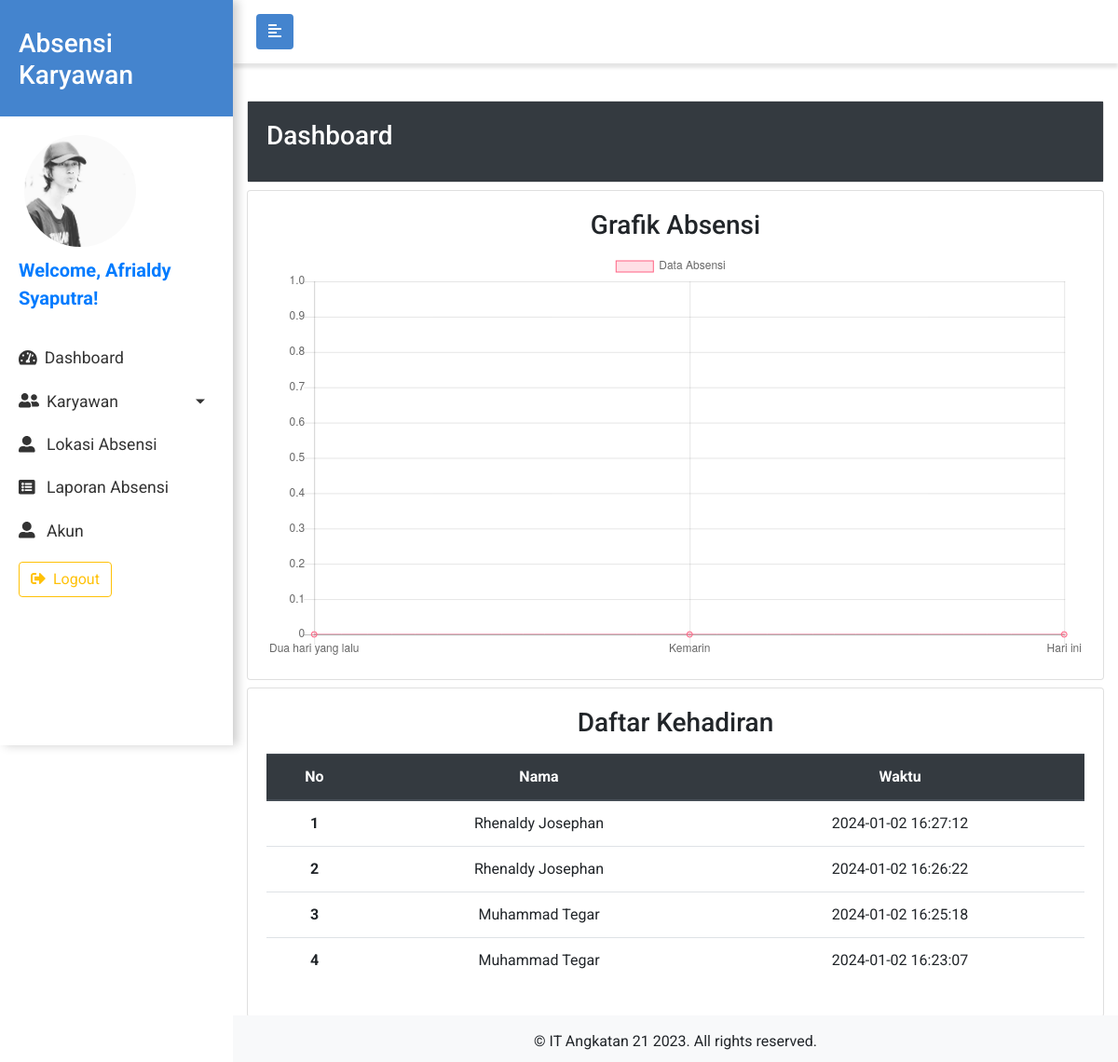
Page /admin/index.php (signed in) on the committed database.
### tables this page shows
CREATE TABLE `karyawan` (
  `id` int(11) NOT NULL,
  `username` varchar(100) NOT NULL,
  `password` varchar(200) NOT NULL,
  `account_type` int(11) NOT NULL,
  `nama` varchar(100) NOT NULL,
  `jenis_kelamin` char(1) NOT NULL,
  `no_telp` varchar(13) NOT NULL,
  `email` varchar(200) NOT NULL,
  `no_ktp` varchar(50) NOT NULL,
  `alamat` varchar(200) NOT NULL,
  `foto` varchar(100) NOT NULL,
  `id_shift` int(11) NOT NULL,
  `id_departemen` int(11) NOT NULL
);

CREATE TABLE `absensi` (
  `id` int(11) NOT NULL,
  `nama_karyawan` varchar(100) NOT NULL,
  `waktu` datetime NOT NULL,
  `lokasi` varchar(50) NOT NULL,
  `pesan` varchar(100) NOT NULL,
  `gambar` varchar(100) NOT NULL,
  `tipe_absen` int(11) NOT NULL DEFAULT 0,
  `hadir` int(11) NOT NULL DEFAULT 0
);

### admin/halaman/dashboard.php (the view)
<?php
$data = mysqli_query($koneksi, "SELECT * FROM absensi WHERE waktu >= CURDATE()");
$jumlah_absen_hari_ini = mysqli_num_rows($data);
$data = mysqli_query($koneksi, "SELECT * FROM absensi WHERE waktu >= CURDATE() - INTERVAL 1 DAY AND waktu < CURDATE()");
$jumlah_absen_kemarin = mysqli_num_rows($data);
$data = mysqli_query($koneksi, "SELECT * FROM absensi WHERE waktu >= CURDATE() - INTERVAL 2 DAY AND waktu < CURDATE() - INTERVAL 1 DAY");
$jumlah_absen_dua_hari_yang_lalu = mysqli_num_rows($data);
?>
<div class="row">
  <div class="col-12">
    <div class="card" style="width: 100%;">
      <div class="card-body bg-dark text-white">
        <h3 class="card-title">Dashboard</h3>
      </div>
    </div>
  </div>
</div>
<div class="row mt-2">
  <div class="col-12">
    <div class="card" style="width: 100%;">
      <div class="card-body">
        <h3 class="card-title text-center">Grafik Absensi</h3>
        <div style="width: 100%;margin: 0px auto;">
          <canvas id="chartAbsensi"></canvas>
        </div>
      </div>
    </div>
  </div>
</div>
<div class="row mt-2 mb-5">
  <div class="col-12">
    <div class="card" style="width: 100%;">
      <div class="card-body table-responsive">
        <h3 class="card-title text-center mb-3">Daftar Kehadiran</h3>
        <?php
        $i = 1;
        $data = mysqli_query($koneksi, "SELECT nama_karyawan, waktu FROM absensi ORDER BY waktu DESC LIMIT 10");
        ?>
        <table class="table table-hover text-center">
          <thead class="thead-dark">
            <tr>
              <th scope="col">No</th>
              <th scope="col">Nama</th>
              <th scope="col">Waktu</th>
            </tr>
          </thead>
          <tbody>
            <?php
            while ($d = mysqli_fetch_assoc($data)) :
            ?>
              <tr>
                <th scope="row"><?= $i ?></th>
                <td><?= $d["nama_karyawan"] ?></td>
                <td><?= $d["waktu"] ?></td>
              </tr>
            <?php
              $i++;
            endwhile;
            ?>
          </tbody>
        </table>
      </div>
    </div>
  </div>
</div>
<script>
  var ctx = document.getElementById("chartAbsensi").getContext('2d');
  var chartAbsensi = new Chart(ctx, {
    type: 'line',
    data: {
      labels: ["Dua hari yang lalu", "Kemarin", "Hari ini"],
      datasets: [{
        label: 'Data Absensi',
        data: [
          <?php
          echo $jumlah_absen_dua_hari_yang_lalu;
          ?>,
          <?php
          echo $jumlah_absen_kemarin;
          ?>,
          <?php
          echo $jumlah_absen_hari_ini;
          ?>
        ],
        backgroundColor: [
          'rgba(255, 99, 132, 0.2)',
          'rgba(54, 162, 235, 0.2)',
          'rgba(255, 206, 86, 0.2)'
        ],
        borderColor: [
          'rgba(255,99,132,1)',
          'rgba(54, 162, 235, 1)',
          'rgba(255, 206, 86, 1)'
        ],
        borderWidth: 1
      }]
    },
    options: {
      scales: {
        yAxes: [{
          ticks: {
            beginAtZero: true
          }
        }]
      }
    }
  });
</script>

### admin/index.php (shortened to what this page needs)
<?php
require('../koneksi.php');
if (isset($_GET["page"])) {
  $page = $_GET["page"];
} else {
  $page = "dashboard";
}
$id = $_SESSION["id"];
$nama = $_SESSION["name"];
?>
<!DOCTYPE html>
<html lang="en">
<head>
  <link href="https://stackpath.bootstrapcdn.com/font-awesome/4.7.0/css/font-awesome.min.css" rel="stylesheet">
  <link rel="stylesheet" href="https://stackpath.bootstrapcdn.com/bootstrap/4.4.1/css/bootstrap.min.css">
  <link rel="stylesheet" href="../css/style.css">
  <link rel="stylesheet" href="https://cdnjs.cloudflare.com/ajax/libs/tempusdominus-bootstrap-4/5.0.0-alpha14/css/tempusdominus-bootstrap-4.min.css" />
</head>
<body>
  <div class="wrapper">
    <nav id="sidebar">
      <div class="sidebar-header">
        <h3>Absensi Karyawan</h3>
      </div>
      <ul class="list-unstyled components">
        <?php
        $data = mysqli_query($koneksi, "SELECT foto FROM karyawan WHERE id = $id");
        $d = mysqli_fetch_assoc($data);
        ?>
        <img src="../img/uploaded_img/<?= $d["foto"] ?>" class="rounded-circle ml-3" width="120px" height="120px">
        <p class="lead text-primary font-weight-bold">Welcome, <?php echo $nama; ?>!</p>
        <li class="active">
          <a href="index.php?page=dashboard"> <i class="fas fa-tachometer-alt mr-2"></i>Dashboard</a>
        </li>
        <li class="active">
          <a href="#karyawanSubMenu" data-toggle="collapse" aria-expanded="false" class="dropdown-toggle"> <i class="fas fa-user-friends mr-2"></i>Karyawan</a>
        </li>
        <li>
          <a href="index.php?page=lokasi"><i class="fas fa-user-alt mr-2"></i> Lokasi Absensi</a>
        </li>
        <li>
          <a href="index.php?page=absensi"><i class="fas fa-list-alt mr-2"></i> Laporan Absensi</a>
        </li>
        <li>
          <a href="index.php?page=akun"><i class="fas fa-user-alt mr-2"></i> Akun</a>
        </li>
        <li class="nav-item">
          <a class="nav-link" href="../logout.php">
            <button class="btn btn-outline-warning"><i class="fas fa-sign-out-alt mr-2"></i>Logout</button>
          </a>
        </li>
      </ul>
    </nav>
    <div id="content">
      <nav class="navbar navbar-toggle navbar-expand-lg navbar-light bg-light">
        <div class="container-fluid">
          <button type="button" id="sidebarCollapse" class="btn btn-toggle">
            <i class="fas fa-align-left"></i>
          </button>
        </div>
      </nav>
      <div class="container-fluid">
        <?php
        switch ($page) {
          case "dashboard":
            include "halaman/dashboard.php";
            break;
        }
        ?>
      </div>
      <footer class="text-center py-3 bg-light">
        &copy;  IT Angkatan 21 2023. All rights reserved.
      </footer>
    </div>
  </div>
</body>
</html>

### css/style.css (style rules this page uses)
* { padding: 0; margin: 0; box-sizing: border-box; }
html { position: relative; min-height: 100%; }
body { width: 100%; height: 100%; font-family: 'Roboto', sans-serif; }
a { text-decoration: none !important; color: #333; }
.navbar { background-color: #4484ce !important; color: white; }
footer { position: absolute; left: 0; bottom: 0; height: 50px; width: 100%; overflow: hidden; }
.navbar-toggle { padding: 15px 10px; background: #fff !important; border: none; border-radius: 0; margin-bottom: 40px; box-shadow: 0px 5px 3px rgba(0, 0, 0, 0.1); }
.btn-toggle { background: #4484ce; color: white; }
.wrapper { display: flex; width: 100%; }
#sidebar { width: 250px; position: fixed; top: 0; left: 0; height: 100vh; z-index: 999; background: white; color: white; transition: all 0.3s; box-shadow: 5px 0px 10px rgba(0, 0, 0, 0.2); }
#sidebar .sidebar-header { padding: 30px 20px 20px 20px; background: #4484ce; }
#sidebar ul.components { padding: 20px 10px; }
#sidebar ul p { color: #fff; padding: 10px; }
#sidebar ul li a { padding: 10px; font-size: 1.1em; display: block; }
#sidebar ul li.active>a, a[aria-expanded="true"] { color: #333; background: white; }
a[data-toggle="collapse"] { position: relative; }
.dropdown-toggle::after { display: block; position: absolute; top: 50%; right: 20px; transform: translateY(-50%); }
#content { width: calc(100% - 250px); min-height: 100vh; transition: all 0.3s; position: absolute; top: 0; right: 0; }

### rows in the picture
karyawan: foto (picture)
absensi: nama_karyawan "Rhenaldy Josephan", waktu "2024-01-02 16:27:12"
absensi: nama_karyawan "Rhenaldy Josephan", waktu "2024-01-02 16:26:22"
absensi: nama_karyawan "Muhammad Tegar", waktu "2024-01-02 16:25:18"
absensi: nama_karyawan "Muhammad Tegar", waktu "2024-01-02 16:23:07"

### other values in the picture
$nama "Afrialdy Syaputra"
chart data {{ $jumlah_absen_dua_hari_yang_lalu }} 0
chart data {{ $jumlah_absen_kemarin }} 0
chart data {{ $jumlah_absen_hari_ini }} 0
